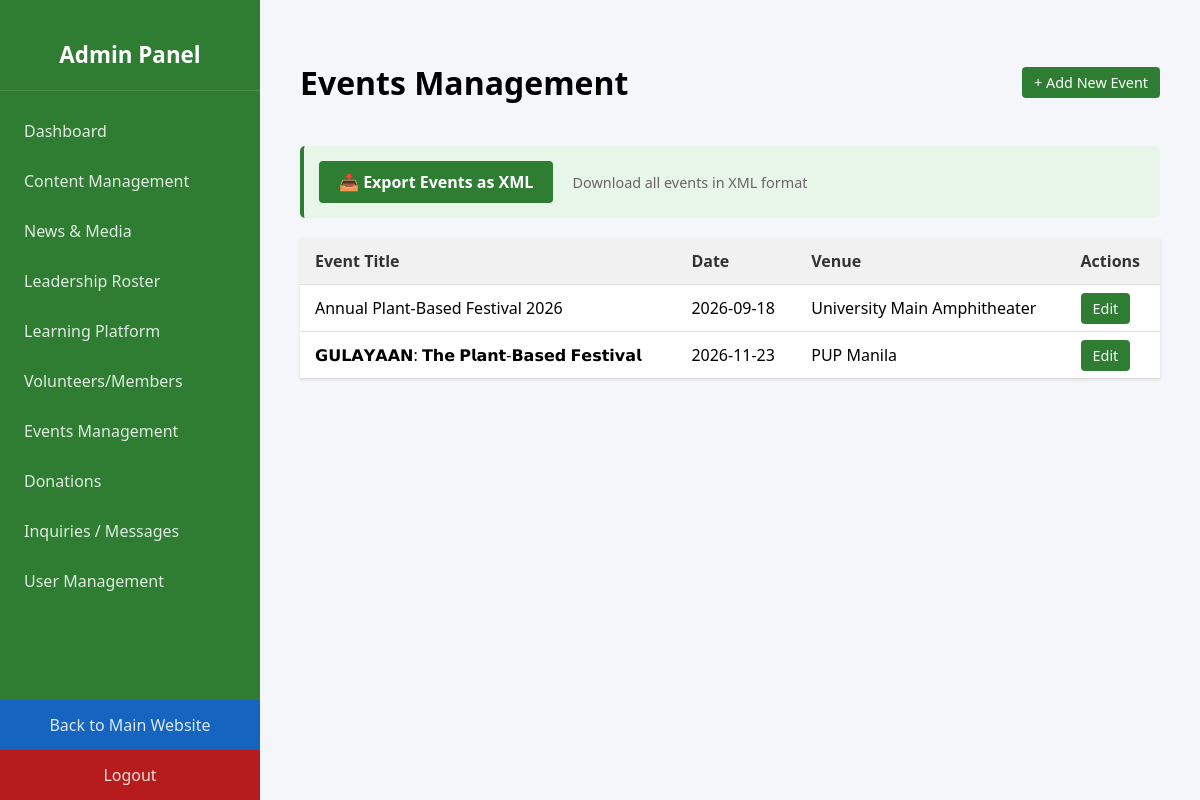
/admin/admin-events.php (signed in), run on the app's committed database.
### tables this page shows
CREATE TABLE `events` (
  `id` int(11) NOT NULL,
  `title` varchar(255) NOT NULL,
  `date` date NOT NULL,
  `venue` varchar(255) NOT NULL,
  `description` text DEFAULT NULL,
  `created_at` timestamp NOT NULL DEFAULT current_timestamp(),
  `time_range` varchar(100) NOT NULL,
  `category` varchar(50) NOT NULL
);

### admin/admin-events.php (the view, shortened to what this page needs)
<?php
require_once '../config.php';
$events = [];
try {
    $query = "SELECT * FROM events ORDER BY date ASC";
    $result = mysqli_query($conn, $query);
    if ($result) {
        while ($row = mysqli_fetch_assoc($result)) {
            $events[] = $row;
        }
    }
} catch (mysqli_sql_exception $e) {
    $table_error = true;
}
?>
<!DOCTYPE html>
<html lang="en">
<head>
</head>
<body>
    <?php include '../includes/admin-navbar.php'; ?>
    <div class="main-content">
        <div style="display: flex; justify-content: space-between; align-items: center; margin-bottom: 20px;">
            <h1>Events Management</h1>
            <a href="admin-add-event.php" class="btn">+ Add New Event</a>
        </div>
        <div style="margin-bottom: 20px; padding: 15px; background-color: #e8f5e9; border-radius: 5px; border-left: 4px solid #2e7d32;">
            <a href="../api/export-data.php?type=events" style="display: inline-block; background-color: #2e7d32; color: white; padding: 10px 20px; border-radius: 4px; text-decoration: none; font-weight: bold;">
                📥 Export Events as XML
            </a>
            <span style="color: #666; font-size: 0.9rem; margin-left: 15px;">Download all events in XML format</span>
        </div>
        <table>
            <thead>
                <tr>
                    <th>Event Title</th>
                    <th>Date</th>
                    <th>Venue</th>
                    <th>Actions</th>
                </tr>
            </thead>
            <tbody>
                <?php if (empty($events)): ?>
                    <tr><td colspan="4" style="text-align: center; color: #666;">No upcoming events found.</td></tr>
                <?php else: ?>
                    <?php foreach ($events as $event): ?>
                    <tr>
                        <td><?= htmlspecialchars($event['title']) ?></td>
                        <td><?= htmlspecialchars($event['date']) ?></td>
                        <td><?= htmlspecialchars($event['venue']) ?></td>
                        <td>
                            <a href="admin-edit-event.php?id=<?= $event['id'] ?>" class="btn">Edit</a>
                        </td>
                    </tr>
                    <?php endforeach; ?>
                <?php endif; ?>
            </tbody>
        </table>
    </div>
</body>
</html>

### admin/admin-events.php (style rules this page uses)
body { display: flex; min-height: 100vh; margin: 0; font-family: 'Segoe UI', Arial, sans-serif; background-color: #f4f6f9; }
.main-content { flex: 1; padding: 40px; }
table { width: 100%; border-collapse: collapse; background: white; box-shadow: 0 1px 3px rgba(0,0,0,0.1); }
th, td { padding: 12px 15px; text-align: left; border-bottom: 1px solid #ddd; }
th { background-color: #f1f1f1; color: #333; }
.btn { padding: 6px 12px; background: #2e7d32; color: white; text-decoration: none; border-radius: 4px; font-size: 0.9rem; }

### data on the page
events: title "Annual Plant-Based Festival 2026", date "2026-09-18", venue "University Main Amphitheater"
events: title "𝗚𝗨𝗟𝗔𝗬𝗔𝗔𝗡: 𝗧𝗵𝗲 𝗣𝗹𝗮𝗻𝘁-𝗕𝗮𝘀𝗲𝗱 𝗙𝗲𝘀𝘁𝗶𝘃𝗮𝗹", date "2026-11-23", venue "PUP Manila"
